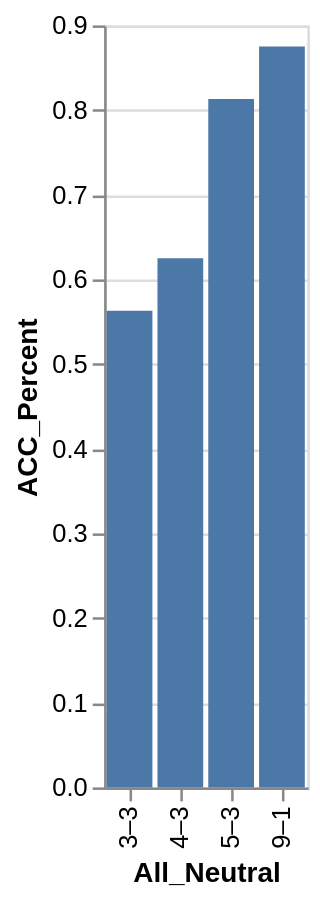

Describe this chart as a Vega-Lite specification.
### Vega-Lite specification from a JSON file in a GitHub repository (floating-point values rounded to 4 significant figures)
{"data": {"values": [{"x_data": "3–3", "y_data": 0.563}, {"x_data": "4–3", "y_data": 0.625}, {"x_data": "5–3", "y_data": 0.813}, {"x_data": "9–1", "y_data": 0.875}]}, "mark": "bar", "encoding": {"x": {"field": "x_data", "type": "nominal", "title": "All_Neutral", "sort": {"op": "sum", "field": "y_data", "order": "ascending"}}, "y": {"field": "y_data", "type": "quantitative", "title": "ACC_Percent"}}}
